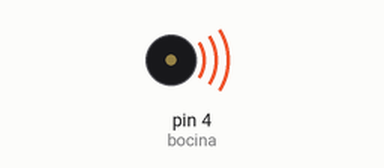
Simulated run of this sketch. Board: Arduino Uno, built with avr-gcc and run on an emulated ATmega328P. On the bench: buzzer (waves = sounding).

Above: at 0.2 s.
At 5.35 s:
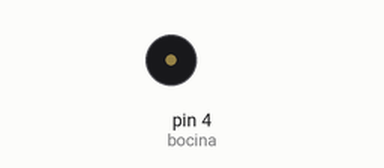
Timing chart, 0 to 5.7 s (numbered marks = the images above):
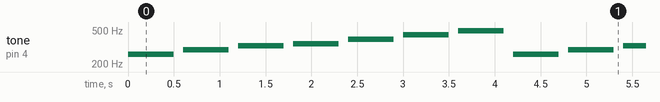

The sketch:

PRUEBA_BOCINA.ino
```cpp
const int bocina = 4;
const int duracion = 500;

float DO = 261.626;
float RE = 293.665;
float MI = 329.628;
float FA = 344.228;
float SOL = 391.995;
float LA = 440;
float SI = 493.883;


void setup() {
  // put your setup code here, to run once:

  pinMode(bocina,OUTPUT);

}

void loop() {
  // put your main code here, to run repeatedly:

  tone(bocina, DO, duracion);
  delay(600);
  tone(bocina, RE, duracion);
  delay(600);
  tone(bocina, MI, duracion);
  delay(600);
  tone(bocina, FA, duracion);
  delay(600);
  tone(bocina, SOL, duracion);
  delay(600);
  tone(bocina, LA, duracion);
  delay(600);
  tone(bocina, SI, duracion);
  delay(600);


}
```

Measured:
- by itself, tone on pin 4 (bocina): repeats every 4.2 s: silent 0.10 s, 293 Hz 0.50 s, silent 0.10 s, 329 Hz 0.50 s, silent 0.10 s, 344 Hz 0.50 s, silent 0.10 s, 391 Hz 0.50 s, silent 0.10 s, 440 Hz 0.50 s, silent 0.10 s, 493 Hz 0.50 s, silent 0.10 s, 261 Hz 0.50 s
